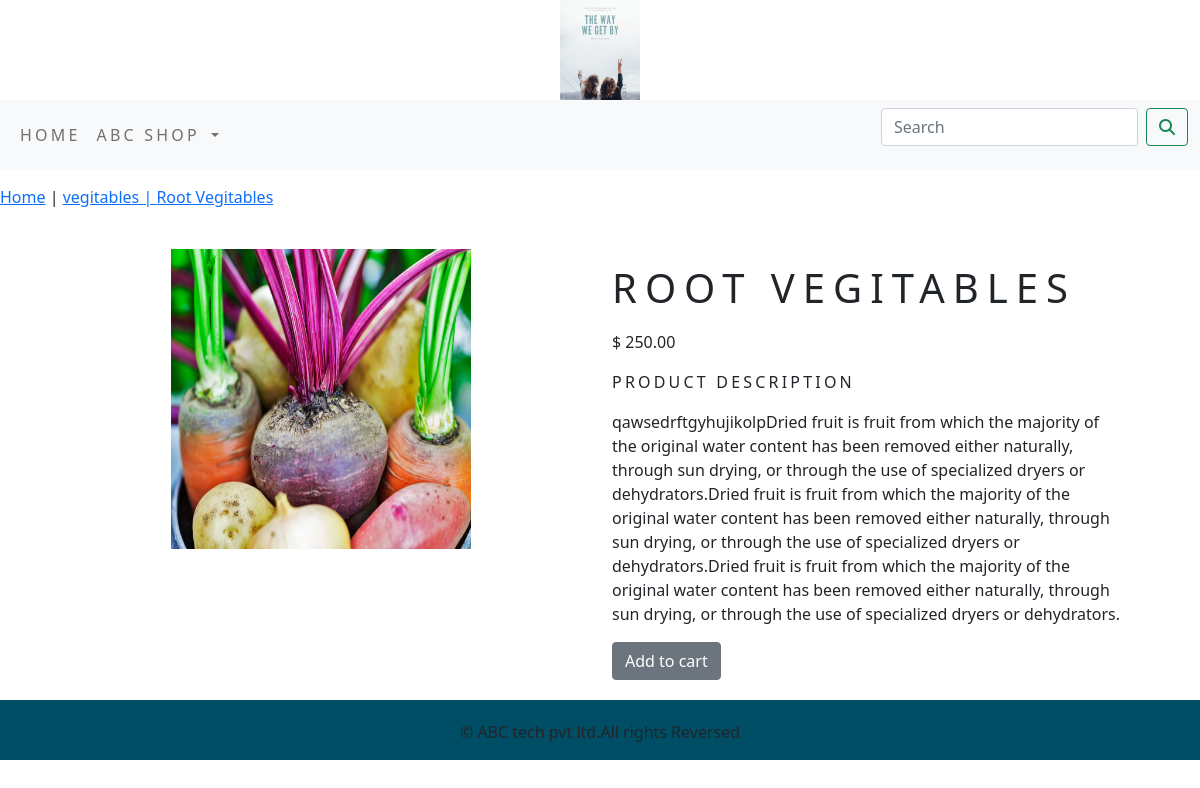
The app's page /shop/vegitables/root-vegitables/ with its own data.
### shop/models.py (models this page shows, shortened)
class Product(models.Model):
    objects = None
    name = models.CharField(max_length=250, unique=True)
    slug = models.SlugField(max_length=250, unique=True)
    description = models.TextField(blank=True)
    price = models.DecimalField(max_digits=10, decimal_places=2)
    category = models.ForeignKey(Category, on_delete=models.CASCADE)
    image = models.ImageField(upload_to='product', blank=True)
    stock = models.IntegerField()
    available = models.BooleanField(default=True)
    created = models.DateTimeField(auto_now_add=True)
    updated = models.DateTimeField(auto_now=True)
    class Meta:
        ordering = ('name',)
        verbose_name = 'product'
        verbose_name_plural = 'products'

class Category(models.Model):
    name = models.CharField(max_length=250, unique=True)
    slug = models.SlugField(max_length=250, unique=True)
    description = models.TextField(blank=True)
    image = models.ImageField(upload_to='category', blank=True)
    def get_url(self):
        return reverse('shop:product_by_category', args=[self.slug])
    class Meta:
        ordering = ('name',)
        verbose_name = 'category'
        verbose_name_plural = 'categories'
    def __str__(self):
        return '{}'.format(self.name)

### shop/views.py (the view)
# urls.py: path('<slug:c_slug>/<slug:product_slug>/', views.ProDetail, name='ProDetail'),
def ProDetail(request, c_slug, product_slug):
    try:
        product = Product.objects.get(category__slug=c_slug, slug=product_slug)
    except Exception as e:
        raise e
    return render(request, 'product.html', {'product': product})

### cart/context_processors.py (called while the page is built)
def counter(request):
    item_count = 0
    if 'admin' in request.path:
        return {}
    else:
        try:
            cart = Cart.objects.filter(cart_id=_cart_id(request))
            cart_items = CartItem.objects.all().filter(cart=cart[:1])
            for cart_item in cart_items:
                item_count += cart_item.quantity
        except Cart.DoesNotExist:
            item_count = 0
    return dict(item_count=item_count)

### cart/views.py (called while the page is built)
def _cart_id(request):
    cart = request.session.session_key
    if not cart:
        cart = request.session.create()
    return cart

### shop/context_processors.py (called while the page is built)
def menu_links(request):
    links = Category.objects.all()
    return dict(links=links)

### shop/templates/product.html (shortened to what this page needs)
{% extends 'base.html' %}
{% load static %}
{% block content %}
<div class="row my-product-row-class">
    <div class="mx-auto">
        <p>
            <a href="{% url 'shop:allproductcat' %}">Home</a> | <a href="{{product.category.get_url}}">{{product.category}} | {{product.name}}</a>
        </p>
    </div>
<div class="=container">
<br>
<div class="container">
    <div class="row">
        <div class="col-12 col-sm-12 col-md-12 col-lg-6 text-center">
            <div class="container" style="min-width:18rem">
            <img src="{{product.image.url}}" alt="{{product.name}}" width="300" height="300">
        </div>
    </div>
    <div class="col-12 col-sm-12 col-md-12 col-lg-6">
        <div>
            <h1 class="my-product-title">{{product.name}}</h1>
             <p>$ {{product.price}}</p>
             <p class="my-title">product description </p>
             <p class="text-justify my-product-text">{{product.description}}</p>
             {% if product.stock <= 0 %}
              <p class="text-justify my-product-text"><b> Out of stock </b></p>
             {% else %}
                <a class="btn btn-secondary" href="{% url 'cart:add_cart' product.id %}"> Add to cart </a>
             {% endif %}
        </div>
    </div>
</div>
</div>
</div>
</div>
{% endblock %}

### shop/templates/base.html (shortened to what this page needs)
{% load static %}
<html lang="en">
<head>
    <link rel="stylesheet" href="{% static 'css/custom.css' %}">
     <link href="{% static 'css/bootstrap.min.css' %}" rel="stylesheet">
</head>
<body>
<div>
        {% include 'header.html' %}
        {% include 'navbar.html' %}
        {% block content %}
        {% endblock %}
</div>
    {% include 'footer.html' %}
</body>
</html>

### shop/templates/header.html
{% load static %}
<header>
    <center>
        <a href="{% url 'shop:allproductcat' %}"> <img src="{% static 'img/logo.png' %}" alt="logo image" width="80" height="100"></a>
    </center>
</header>

### shop/templates/navbar.html (shortened to what this page needs)
{% load static %}
<nav class="navbar navbar-expand-lg navbar-light bg-light">
  <div class="container-fluid">
    <div class="collapse navbar-collapse" id="navbarSupportedContent">
      <ul class="navbar-nav me-auto mb-2 mb-lg-0">
        <li class="nav-item">
          <a class="nav-link" href="#">Home</a>
        </li>
        <li class="nav-item dropdown {% if 'shop' in request.path %} active {% endif %}">
          <a class="nav-link dropdown-toggle" href="#" id="navbarDropdown" role="button" data-bs-toggle="dropdown" aria-expanded="false">
            ABC Shop
          </a>
        </li>
      </ul>
      <form class="d-flex" action="{% url 'search_app:SearchResult' %}" method="get">
        <input class="form-control me-2" type="search" placeholder="Search" name="q" aria-label="Search">
        <button class="btn btn-outline-success" type="submit"><i class="fa fa-search"></i></button>
      </form>
    </div>
  </div>
</nav>

### shop/templates/footer.html
{% load static %}
<div class="footer navbar-fixed-bottom my-footer">
    <p class="text-center">&copy; ABC tech pvt ltd.All rights Reversed</p>
</div>

### shop/static/css/custom.css (style rules this page uses)
body { font-family: 'Merriweather', serif; }
.nav-item { letter-spacing:.2em; front-size: 14px; text-transform:uppercase; }
.my-footer { background-color:#004d66; height:60px; }
.my-footer p { padding-top:20px; front-size:14px; }
.my-title { front-size:15px; text-transform:uppercase; letter-spacing:.2em; }
.my-product-row-class { padding-top:15px; padding-bottom:20px; }
.my-product-title { front-size:16px; text-transform:uppercase; letter-spacing:.2em; padding-top:15px; padding-bottom:10px; }
.my-product-text { padding-right:20px; }

### records on screen
Product: category "vegitables", name "Root Vegitables", image (picture), name "ROOT VEGITABLES", price "250.00", description "qawsedrftgyhujikolpDried fruit is fruit from which the majority of the original water content has been removed either naturally, through sun drying, or through the use of specialized dryers or dehydrators.Dried fruit is fruit from which the majority of the original water content has been removed either naturally, through sun drying, or through the use of specialized dryers or dehydrators.Dried fruit is fruit from which the majority of the original water content has been removed either naturally, through sun drying, or through the use of specialized dryers or dehydrators."
